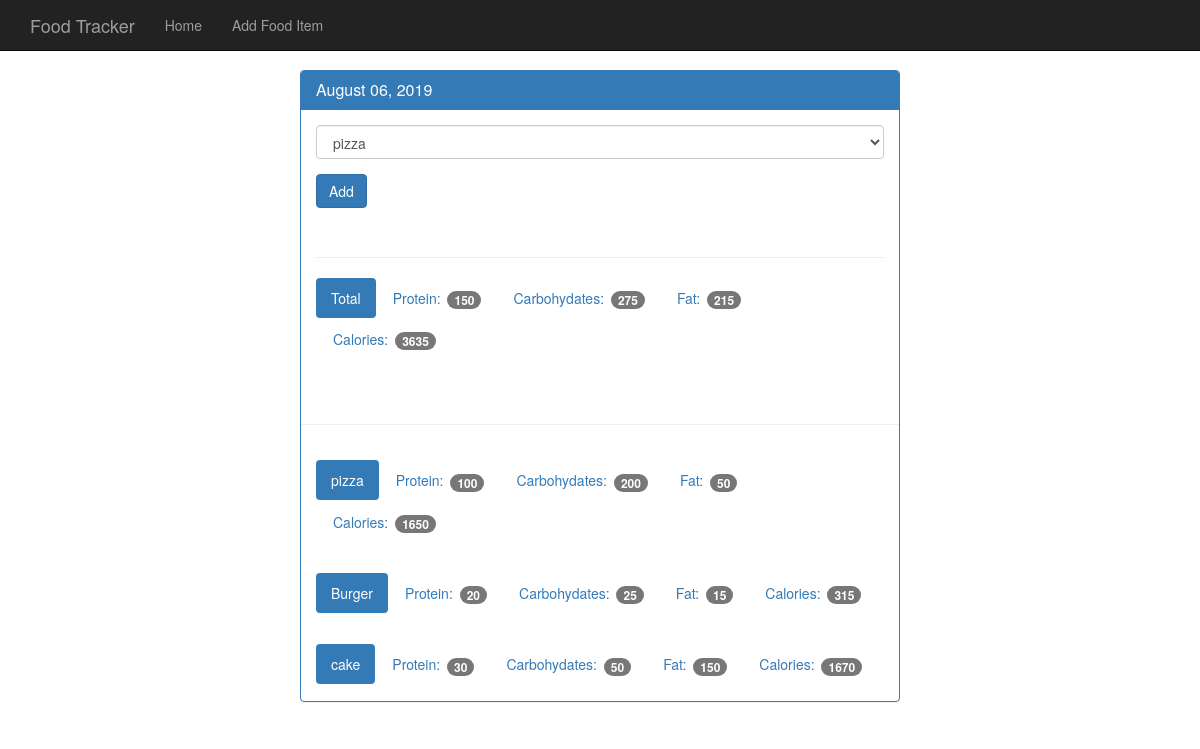
The page /view/20190806 on the database its author committed.
### tables this page shows
CREATE TABLE food (
  id integer primary key autoincrement,
  name text not null UNIQUE,
  protein integer not null,
  carbohydrates integer not null,
  fat integer not null,
  calories integer not null
);

### app.py (the view)
@app.route('/view/<date>',methods = ['GET','POST'])
def view(date):
    db = get_db()
    curr = db.execute('select id,entry_date from log_date where entry_date = ?',[date])
    date_result = curr.fetchone()
    if request.method == 'POST':
        db.execute('insert into food_data (food_id,log_date_id) values (?,?)',[request.form['food_select'],date_result['id']])
        db.commit()
    d = datetime.strptime(str(date_result['entry_date']),'%Y%m%d')
    pr = datetime.strftime(d, '%B %d, %Y')
    food_cur = db.execute('select id,name from food order by id asc')
    food_res = food_cur.fetchall()
    log_cur = db.execute('select food.name,food.protein,food.carbohydrates , food.fat,food.calories from log_date join food_data on food_data.log_date_id = log_date.id join food on food.id = food_data.food_id where log_date.entry_date = ?',[date])
    log_result = log_cur.fetchall()
    total = {}
    total['protein'] = 0
    total['carbohydrates'] = 0
    total['fat'] = 0
    total['calories'] = 0
    for food in log_result:
        total['protein'] += food['protein']
        total['carbohydrates'] += food['carbohydrates']
        total['fat'] += food['fat']
        total['calories'] += food['calories']
    return render_template('day.html',entry_date = date_result['entry_date'],date = pr,food_result = food_res , log_result = log_result,total = total)

### app.py (called while the page is built)
def connect_db():
  sql = sqlite3.connect('food_log.db')
  sql.row_factory = sqlite3.Row
  return sql

def get_db():
  if not hasattr(g,'sqlite3_db'):
    g.sqlite_db = connect_db()
  return g.sqlite_db

### templates/day.html (shortened to what this page needs)
<!DOCTYPE html>
<html lang="en">
  <head>
    <link href={{url_for('static',filename="bootstrap.min.css")}} rel="stylesheet">
    <link href={{url_for('static',filename ="theme.css")}} rel="stylesheet">
  </head>
  <body>
    <nav class="navbar navbar-inverse navbar-fixed-top">
      <div class="container">
        <div class="navbar-header">
          <a class="navbar-brand" href="#">Food Tracker</a>
        </div>
        <div id="navbar" class="navbar-collapse collapse">
          <ul class="nav navbar-nav">
            <li><a href="{{url_for('index')}}">Home</a></li>
            <li><a href="{{url_for('food')}}">Add Food Item</a></li>
          </ul>
        </div>
      </div>
    </nav>
    <div class="container theme-showcase col-sm-6 col-sm-offset-3" role="main">
      <div class="row">
        <div>
          <div class="panel panel-primary">
            <div class="panel-heading">
              <h3 class="panel-title">{{date}}</h3>
            </div>
            <div class="panel-body">
              <form method="POST" action="{{url_for('view',date = entry_date)}}">
                <div class="form-group">
                  <select class="form-control" name= "food_select">
                    {% for i in food_result %}
                    <option value = {{i.id}}> {{i.name}}</option>
                    {% endfor %}
                  </select>
                </div>
                <button type="submit" class="btn btn-primary">Add</button>
              </form>
              <div class="page-header"></div>
              <ul class="nav nav-pills" role="tablist">
                <li class="active"><a>Total</a></li>
                <li><a>Protein: <span class="badge">{{total.protein}}</span></a></li>
                <li><a>Carbohydates: <span class="badge">{{total.carbohydrates}}</span></a></li>
                <li><a>Fat: <span class="badge">{{total.fat}}</span></a></li>
                <li><a>Calories: <span class="badge">{{total.calories}}</span></a></li>
              </ul>
            </div>
            <div class="page-header"></div>
            {%for food in log_result %}
            <div class="panel-body">
              <ul class="nav nav-pills" role="tablist">
                <li class="active"><a>{{food.name}}</a></li>
                <li><a>Protein: <span class="badge">{{food.protein}}</span></a></li>
                <li><a>Carbohydates: <span class="badge">{{food.carbohydrates}}</span></a></li>
                <li><a>Fat: <span class="badge">{{food.fat}}</span></a></li>
                <li><a>Calories: <span class="badge">{{food.calories}}</span></a></li>
              </ul>
            </div>
            {% endfor %}
          </div>
        </div>
      </div>
    </div>
  </body>
</html>

### static/theme.css (style rules this page uses)
body { padding-top: 70px; padding-bottom: 30px; }

### rows shown on the page
food: name "pizza", protein "100", carbohydrates "200", fat "50", calories "1650"
food: name "Burger", protein "20", carbohydrates "25", fat "15", calories "315"
food: name "cake", protein "30", carbohydrates "50", fat "150", calories "1670"

### other values the page prints
{{ date }} "August 06, 2019"
{{ total.protein }} "150"
{{ total.carbohydrates }} "275"
{{ total.fat }} "215"
{{ total.calories }} "3635"
form field food_select "pizza"
